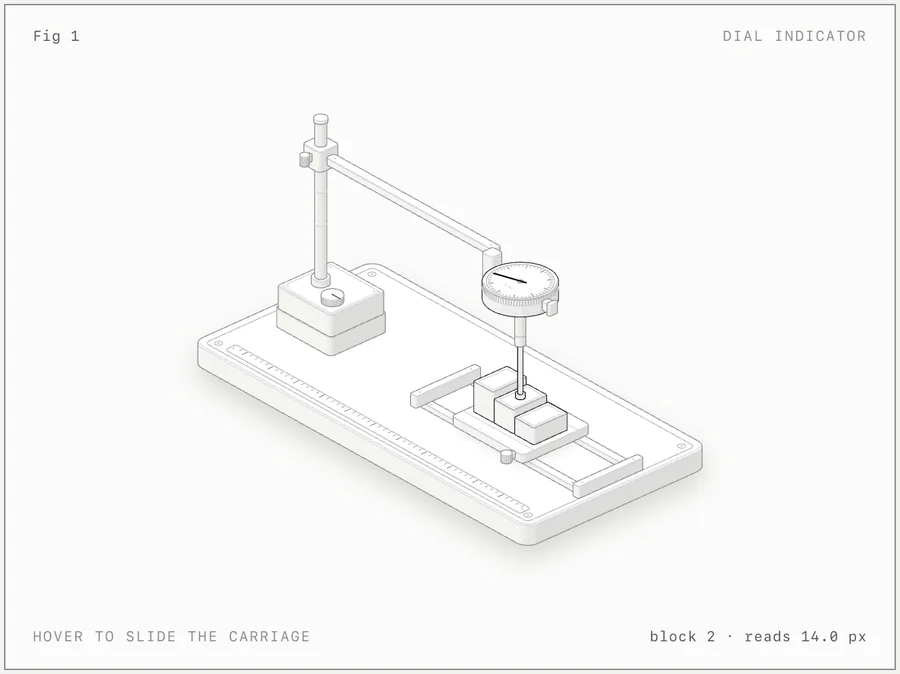
#> input picture .claude/skills/anatomy/.github/assets/dial-indicator.webp, 900 x 674 px
$ python recolor_png.py ../../.claude/skills/anatomy/.github/assets/dial-indicator.webp
#> lines starting #> are read from the running program, lines starting #| are printed output that depends on the picture; after the words box and inside, x2 and y2 are one past the last pixel; in counts of white or black regions, pixels touching at a corner belong together
"""Recolor raster charts from the 3 Camadas palette (navy/mid-blue/orange)
to the Piloto palette (royal blue ramp + ink).

Blue-family pixels are mapped along a luminance ramp
  white -> 8FB4DC -> 3F6FB5 -> 1F3864 -> (darker)
onto
  white -> C3D3F5 -> 7BA0EA -> 1A56DB -> 0A1D5C.
Orange (PremieRpet accent), neutrals, reds and greens are left alone.
"""
import sys
import numpy as np
from PIL import Image


def hx(s):
    return np.array([int(s[i:i + 2], 16) for i in (0, 2, 4)], dtype=np.float64)


def lum(c):
    return (0.2126 * c[..., 0] + 0.7152 * c[..., 1] + 0.0722 * c[..., 2]) / 255.0


W = hx("FFFFFF")
BLUE_SRC = [W, hx("8FB4DC"), hx("3F6FB5"), hx("1F3864"), hx("0B1530")]
BLUE_DST = [W, hx("C3D3F5"), hx("7BA0EA"), hx("1A56DB"), hx("0A1D5C")]
ORANGE_SRC_Y = float(lum(hx("FF6E08")))
INK = hx("14171F")


def ramp(y, src, dst):
    ys = np.array([float(lum(c)) for c in src])  # decreasing
    out = np.zeros(y.shape + (3,))
    yy = np.clip(y, ys[-1], ys[0])
    for k in range(len(ys) - 1):
        hi, lo = ys[k], ys[k + 1]
        m = (yy <= hi) & (yy >= lo)
        t = ((hi - yy[m]) / (hi - lo))[:, None]
        out[m] = dst[k] * (1 - t) + dst[k + 1] * t
    return out


def recolor(path_in, path_out):
    im = Image.open(path_in).convert("RGBA")
    a = np.asarray(im).astype(np.float64)
    rgb, alpha = a[..., :3], a[..., 3:]
#> alpha: shape (674, 900, 1) float64; every value is 255
    r, g, b = rgb[..., 0], rgb[..., 1], rgb[..., 2]
    mx = rgb.max(-1)
    mn = rgb.min(-1)
    sat = np.where(mx > 0, (mx - mn) / np.maximum(mx, 1), 0)
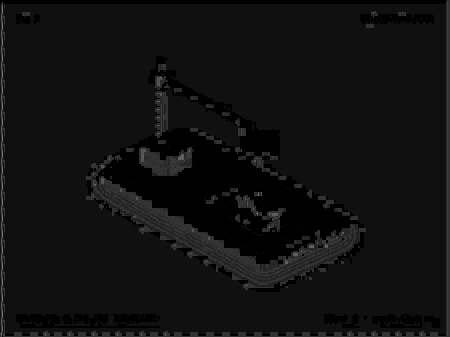
#> sat: shape (674, 900) float64 (shown at 1/2 size); min 0, max 0.0606, mean 0.00412; drawn with min black and max white
    # hue in degrees
    d = np.maximum(mx - mn, 1e-9)
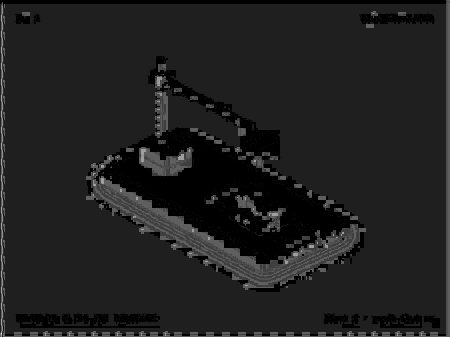
#> d: shape (674, 900) float64 (shown at 1/2 size); min 1e-09, max 8, mean 1.01; drawn with min black and max white
    h = np.where(mx == r, ((g - b) / d) % 6, np.where(mx == g, (b - r) / d + 2, (r - g) / d + 4)) * 60
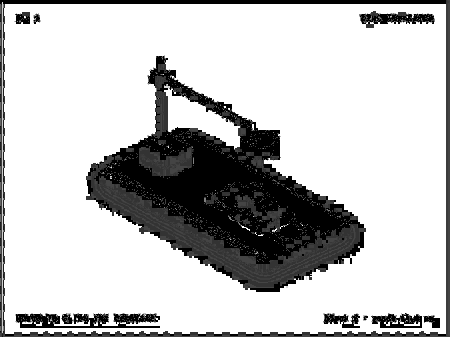
#> h: shape (674, 900) float64 (shown at 1/2 size); min 0, max 300, mean 230.2; drawn with min black and max white
    chroma = mx - mn
    y = lum(rgb)

    blue = (h >= 195) & (h <= 240) & (chroma >= 6) & (sat >= 0.04)
#> blue: shape (674, 900) bool; every value is 0
    orange = (h >= 8) & (h <= 40) & (chroma >= 20) & (sat >= 0.12) & (r > 150)
    # keep dark oranges/browns that are not part of the orange ramp (e.g. B8860B goldenrod)
    gold = (h > 40)
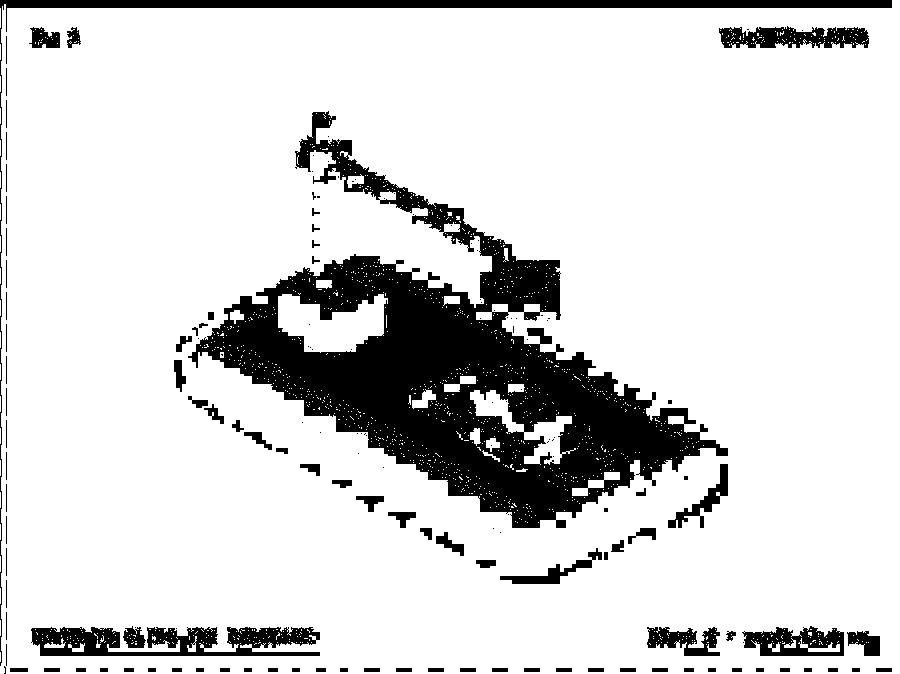
#> gold: shape (674, 900) bool; 84.4% white; 156 black regions (65 under 20 px), largest, box (x1, y1, x2, y2) and area: (188, 111, 728, 528) 67743, (0, 0, 892, 666) 7851, (31, 627, 320, 656) 5329
    orange &= ~gold

    out = rgb.copy()
    out[blue] = ramp(y[blue], BLUE_SRC, BLUE_DST)
#> in ramp, `yy = np.clip(y, ys[-1], ys[0])`: yy = empty array
    res = np.concatenate([np.clip(out, 0, 255), alpha], -1).astype(np.uint8)
    Image.fromarray(res, "RGBA").save(path_out, optimize=True)


if __name__ == "__main__":
    for p in sys.argv[1:]:
        recolor(p, p)
        print("recolored", p)

$ run again, on .claude/skills/anatomy/.github/assets/ripple-tank.webp
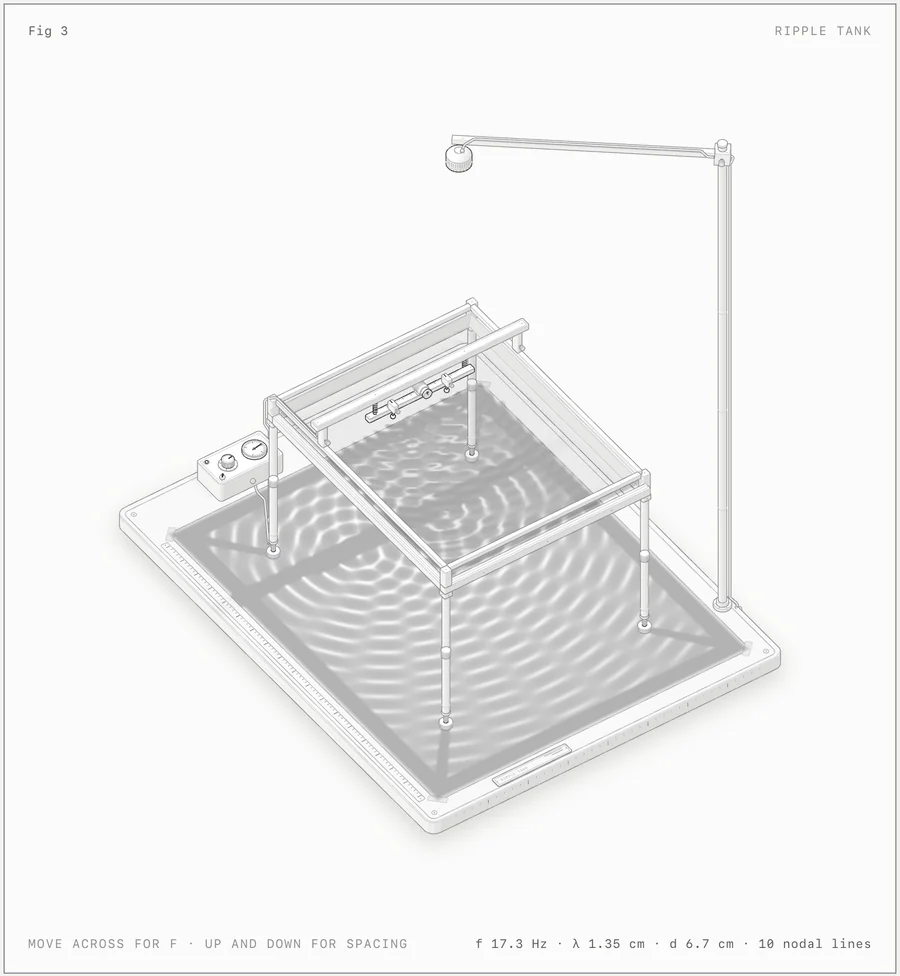
#> input picture .claude/skills/anatomy/.github/assets/ripple-tank.webp, 900 x 976 px
#> alpha: shape (976, 900, 1) float64; every value is 255
#> in recolor, `d = np.maximum(mx - mn, 1e-9)`:
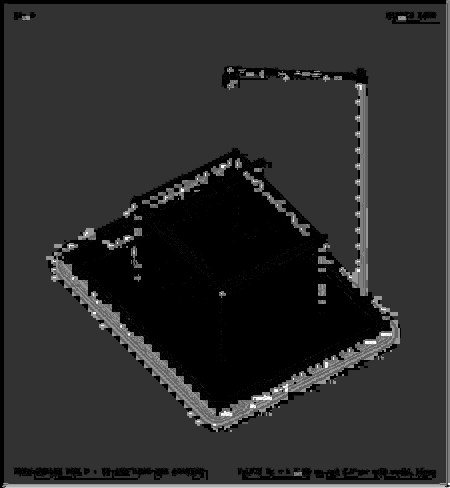
#> d: shape (976, 900) float64 (shown at 1/2 size); min 1e-09, max 5, mean 0.877; drawn with min black and max white
#> blue: shape (976, 900) bool; every value is 0
#> in recolor, `gold = (h > 40)`:
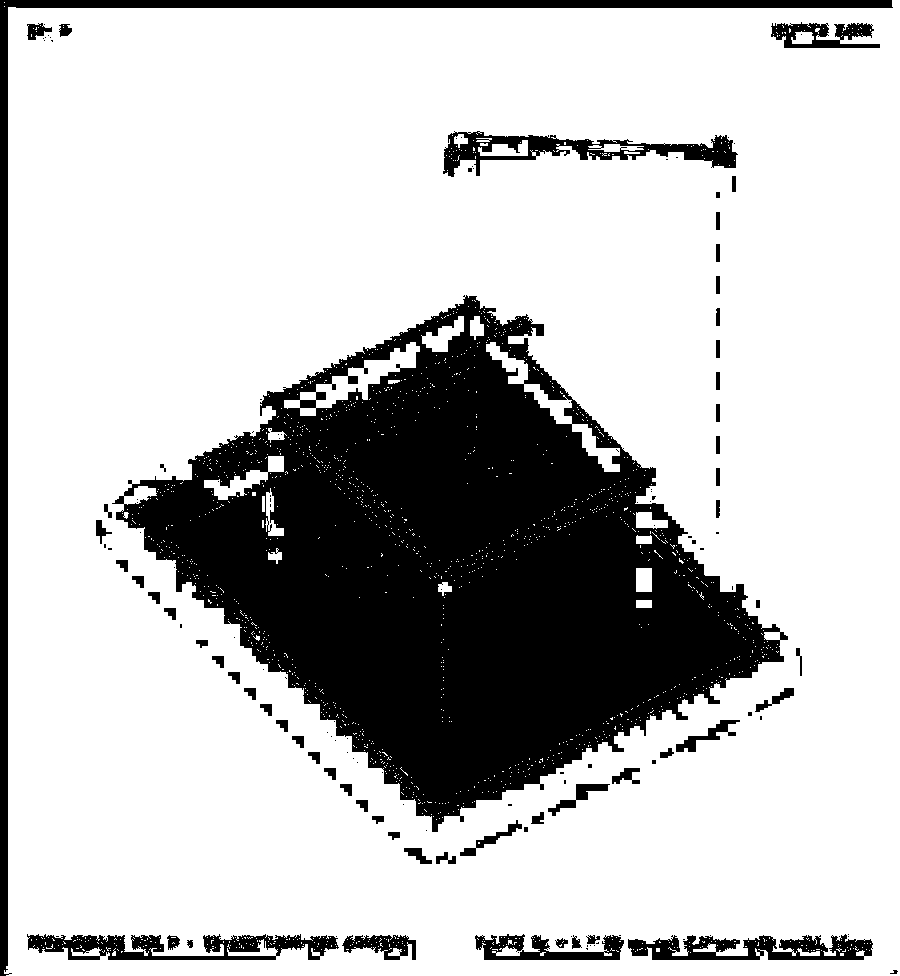
#> gold: shape (976, 900) bool; 75.6% white; 144 black regions (85 under 20 px), largest, box (x1, y1, x2, y2) and area: (112, 295, 788, 832) 175426, (0, 0, 893, 976) 14853, (443, 131, 738, 177) 4565
#> yy = empty array
